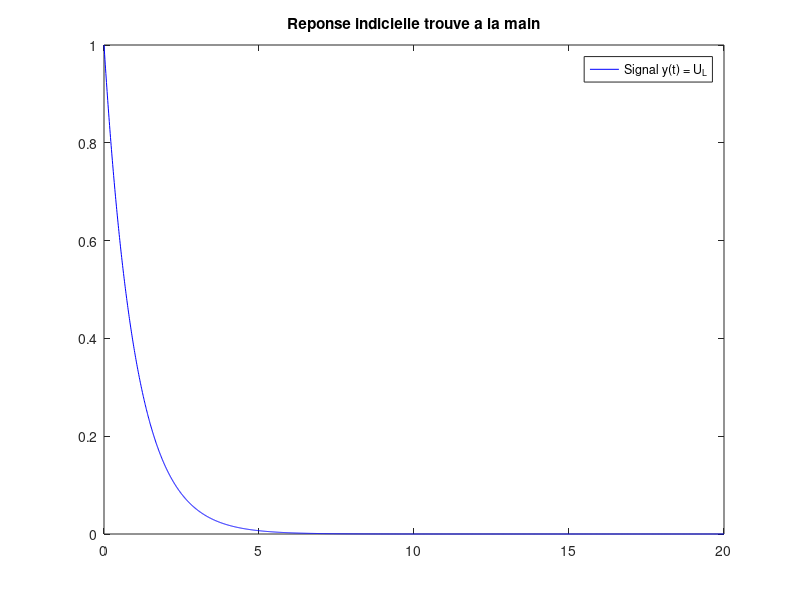
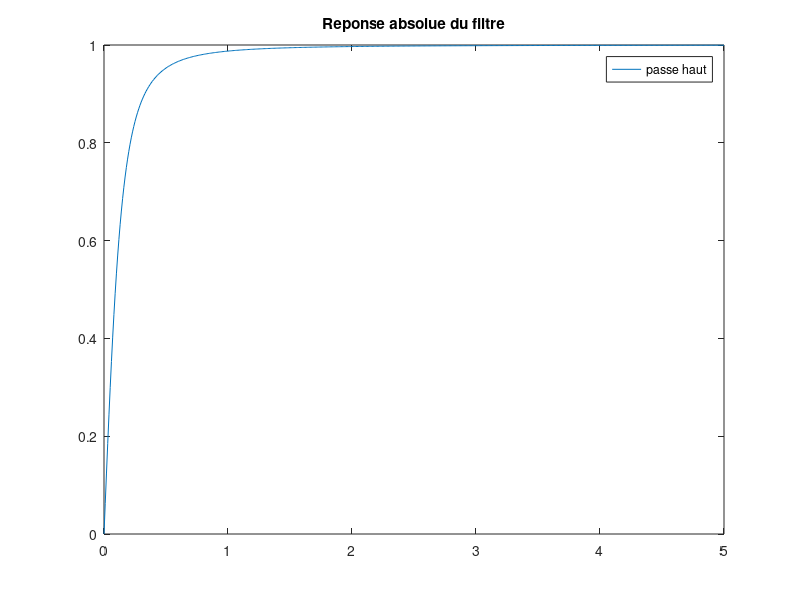
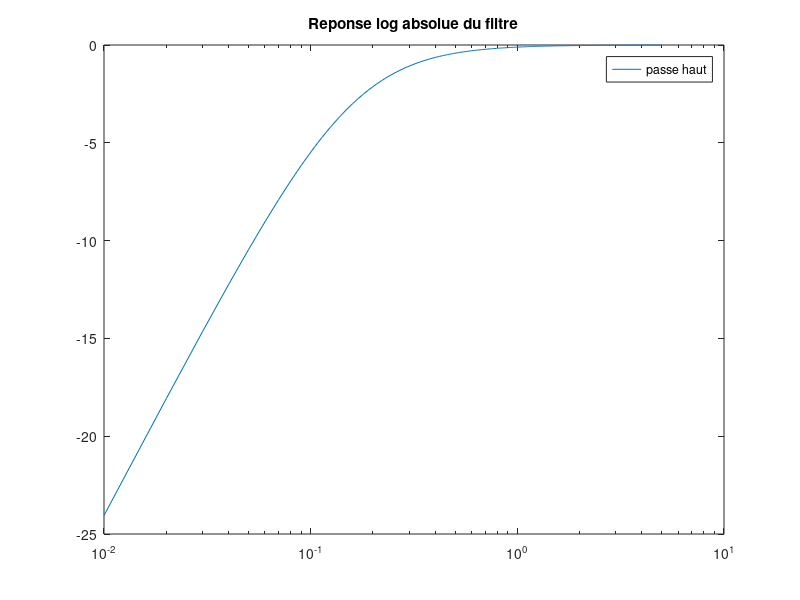

The MATLAB script that drew these images, in order:
% 2014-04-26
% Traitement du signal
% TD2
% Benjamin Derville

% % Réponse indicielle passe haut

E=1;
RsL=1;
Te=0.01;
t=0:Te:20;
f=0:Te:5;

y=E*exp(-t/RsL);

figure(1);
plot(t,y,'b'); 
title('Reponse indicielle trouve a la main');
legend('Signal y(t) = U_L');

% filtre trouve 
%% ca na rien a voir avec le indicielle ici ?!?
Ha = (2*j*pi*f)./(RsL*ones(size(f))+2*j*pi*f);

figure(2);
plot(f,abs(Ha));
title('Reponse absolue du filtre');
legend('passe haut');

figure(3);
semilogx(f,20*log10(abs(Ha)));
title('Reponse log absolue du filtre');
legend('passe haut');